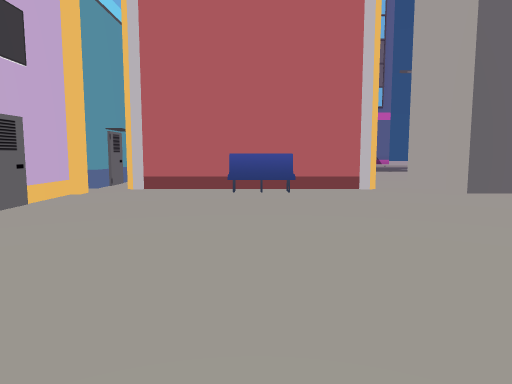
View 1 (above)

24 first-person views from a walk through a scene from a Unity 3-D project. The camera is 1.5 m above the floor, tilts 6° down and sees 70° across. The floor is counted in squares, 2 m on a side. Each view is taken from the middle of a square. On the plan, view 1 faces up. The plan holds only what a view shows up to about 11 squares ahead; the rest is blank. The place goes on beyond the plan. The player character is not drawn. Some surface patterns are stand-ins.

View 2
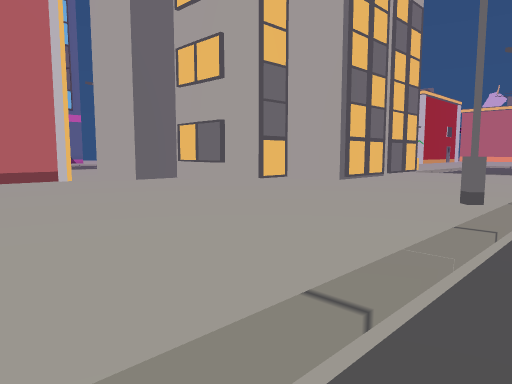

View 3
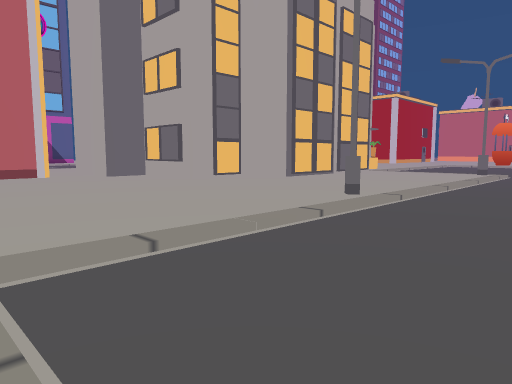

View 4
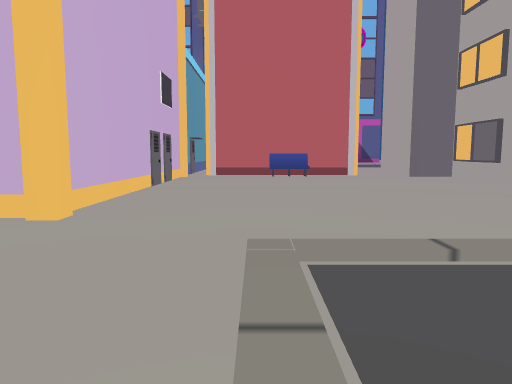

View 5
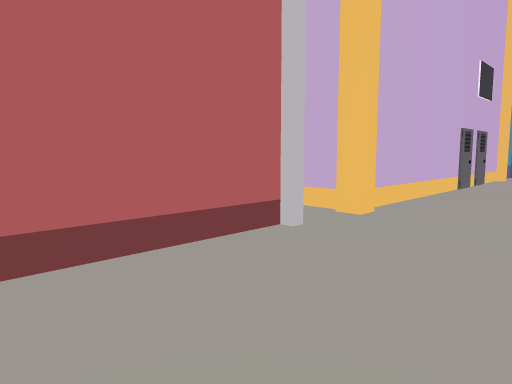

View 6
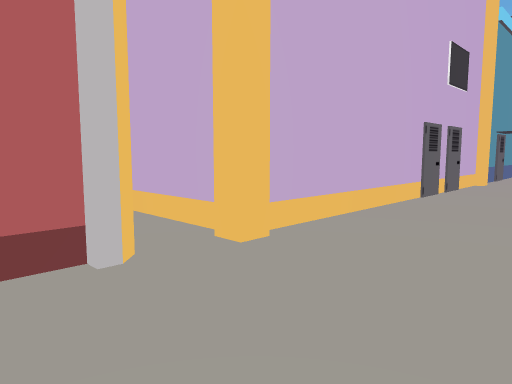

View 7
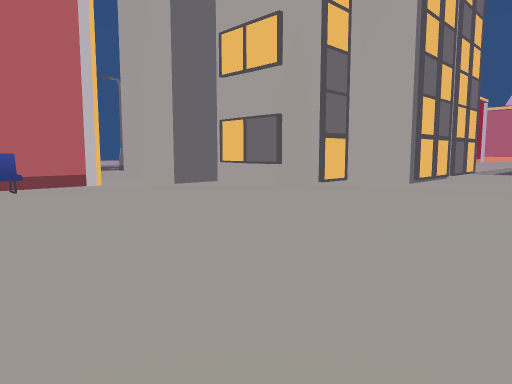

View 8
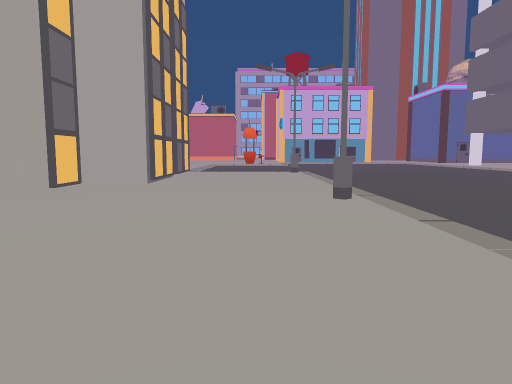

View 9
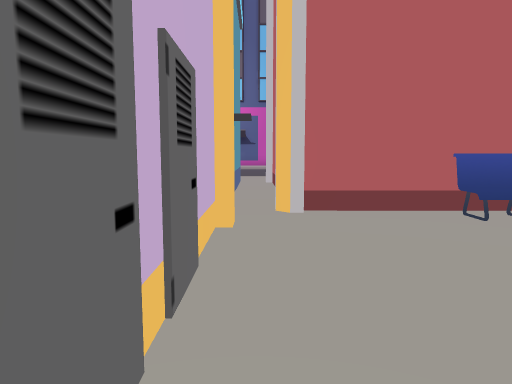

View 10
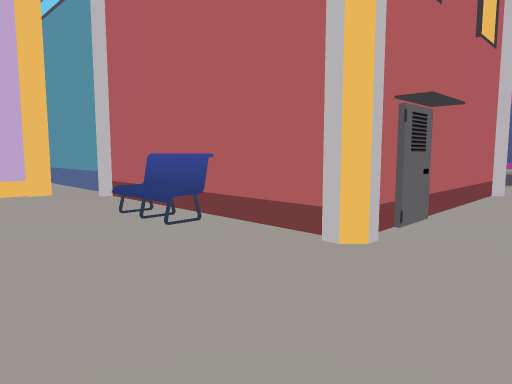

View 11
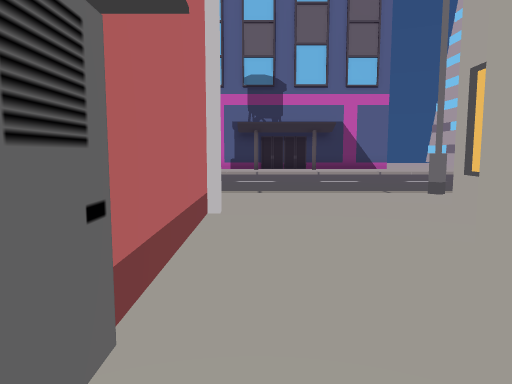

View 12
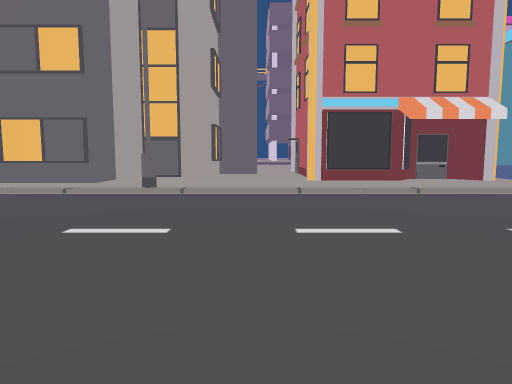

View 13
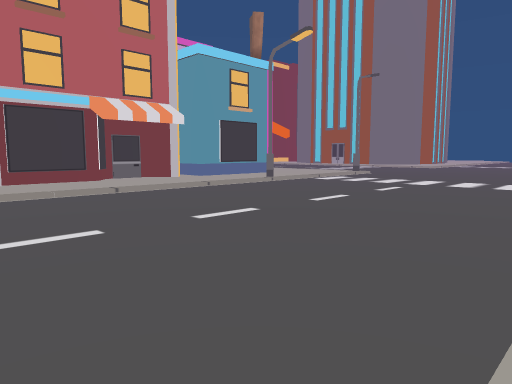

View 14
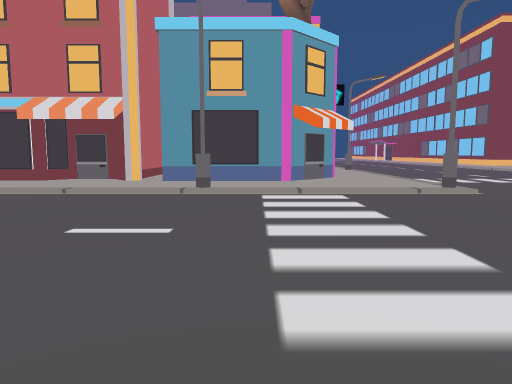

View 15
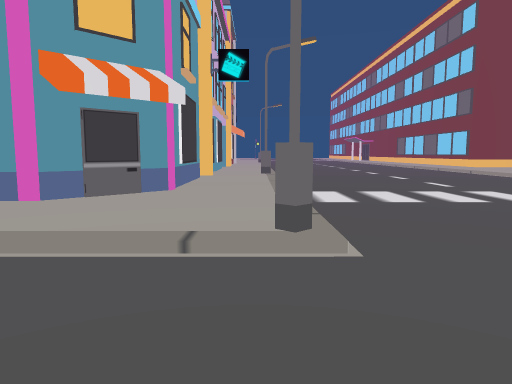

View 16
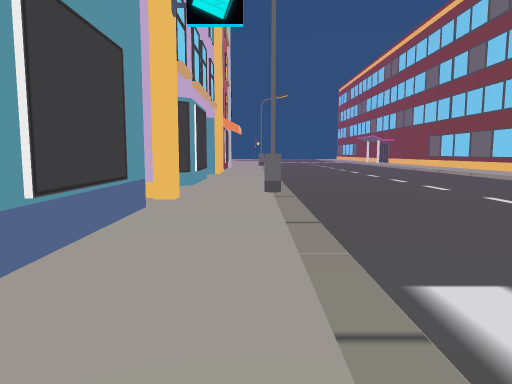

View 17
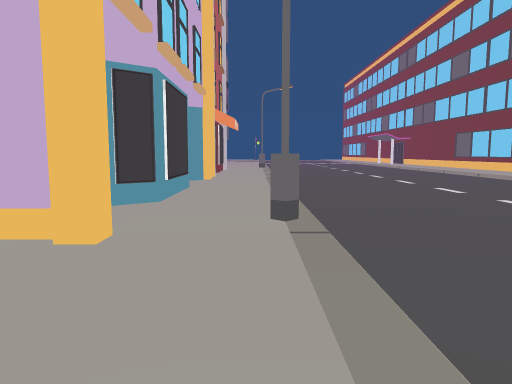

View 18
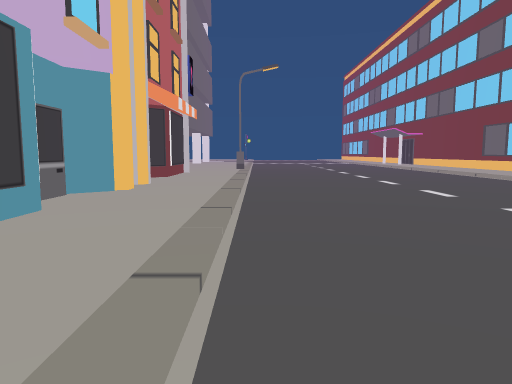

View 19
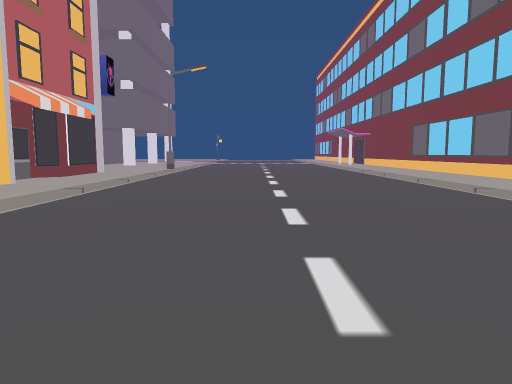

View 20
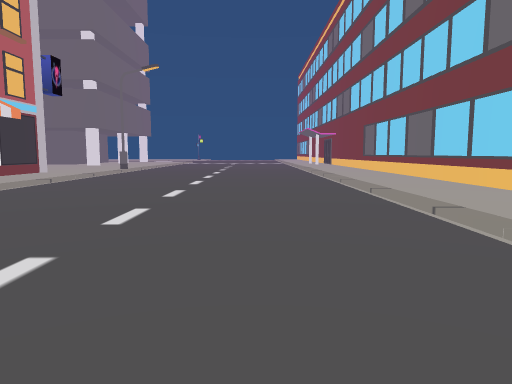

View 21
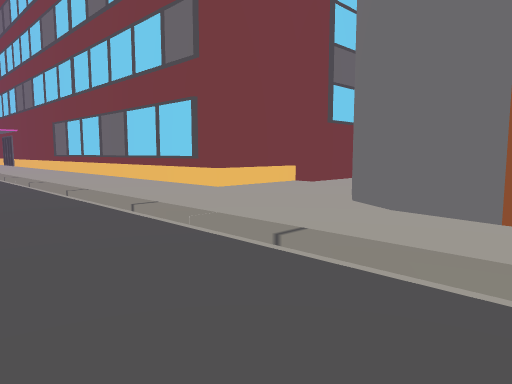

View 22
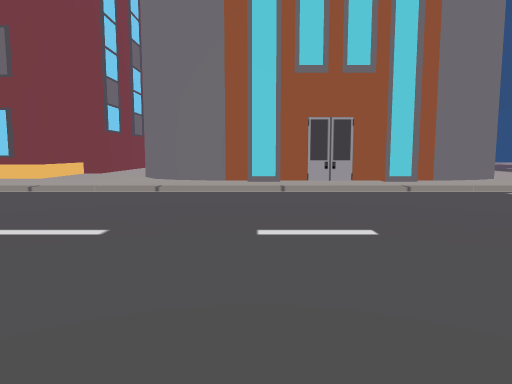

View 23
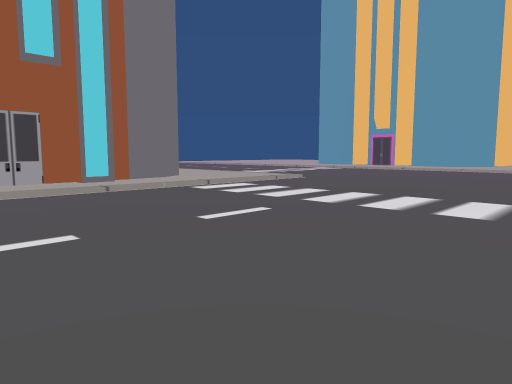

View 24
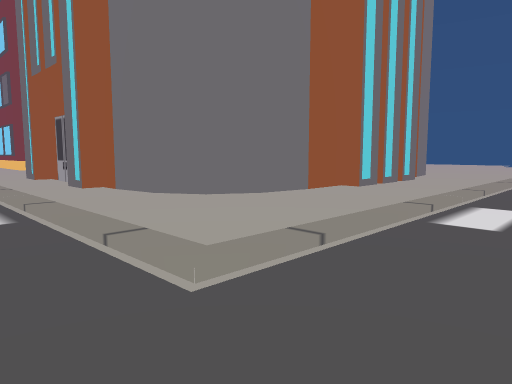

### Floor plan
Key: @ floor where view 1 was taken; # wall or solid block; . main floor; : floor 0.25 m higher than the main floor; / step, stairs or slope; B building; O other object.
Columns run from 29 left of view 1 to 10 right of it. Each row starts with its distance up from view 1.
 23                        /      ////
 22                       .............
 21                      ...............
 20                      ...............
 19                     ..................
 18                ..  ...................
 17          .... ... ....................
 16     ...................................
 15 :::::::::::/.......#::::#::::::::::#::::
 14 :::::::::::/.......:::::::::::::::::::BB
 13  ##BBB##:::/.......:::####:::::::::::#
 12        ##::/.......::##  #:#####:::###
 11         ##:/.......::#   #:#   #:::
 10          #:/.......::#   #:    #::
  9          #:/.......::#   #:    #:#
  8          #:/.......::#   #:#####:#
  7          #:/.......::#   #:::O:::##
  6          #:/.......#:#   #:::::::::
  5          #:/.......::#   #:::::::::
  4         ##:/.......::#   #:::::::::###
  3         #::/.......::#   #:::::::::::###
  2       :::::/.......::#   #::::::::::::::
  1     ###::::/.......::#   #::::::::::::::
  0       ###::/.......::#   #:::@::::::::::
 -1         #::/.......::#   #::::::::::::::
 -2         #::/.......::#   #::://///#/////
 -3         #::/.......::#   #:::...........
 -4         #::/.......::#   #:::...........
 -5         #::/.......::#   #:::...   .....

Positions as (right, up) in squares from view 1, and headings:
1: (0, 0), facing up
2: (-1, -3), facing up-right
3: (-1, -5), facing up-right
4: (-1, -5), facing up
5: (-1, -5), facing up-left
6: (-1, -3), facing up-left
7: (-1, -1), facing up-right
8: (-1, 0), facing right
9: (-3, 3), facing up
10: (4, 5), facing up-left
11: (3, 8), facing up
12: (4, 23), facing down
13: (4, 23), facing down-left
14: (-6, 23), facing down
15: (-10, 18), facing down
16: (-10, 13), facing down
17: (-10, 10), facing down
18: (-11, 6), facing down
19: (-14, 6), facing down
20: (-16, 6), facing down
21: (-16, 6), facing down-left
22: (-11, 6), facing left
23: (-11, 6), facing up-left
24: (-17, 17), facing down-left
